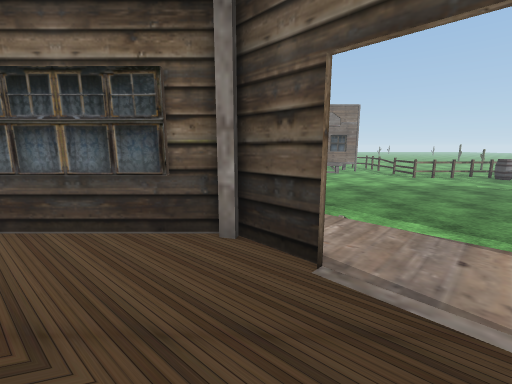
[1] (above)

22 first-person views from a walk through a Unity game level. The camera is 1.2 m above the floor, tilts 10° down and sees 90° across. The floor is counted in squares, 1 m on a side. Each view is taken from the middle of a square. On the plan, view 1 faces up. The plan holds only what a view shows up to about 12 squares ahead; the rest is blank. The place goes on beyond the plan. The player is left out. Door leaves are left out, so doorways stand open. Some surface patterns are stand-ins.

[2]
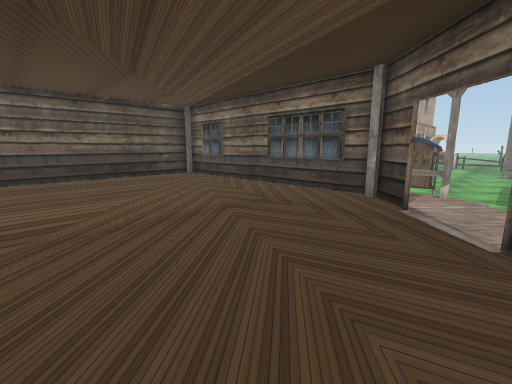

[3]
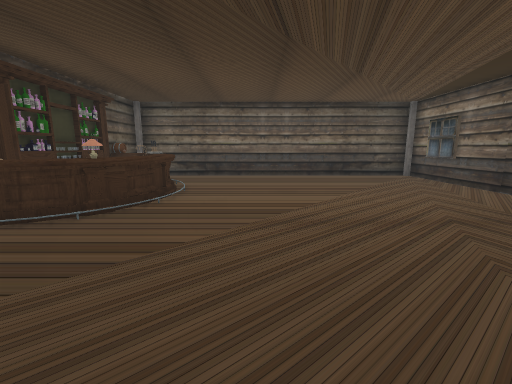

[4]
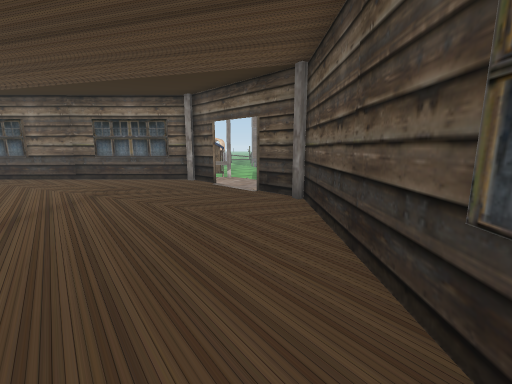

[5]
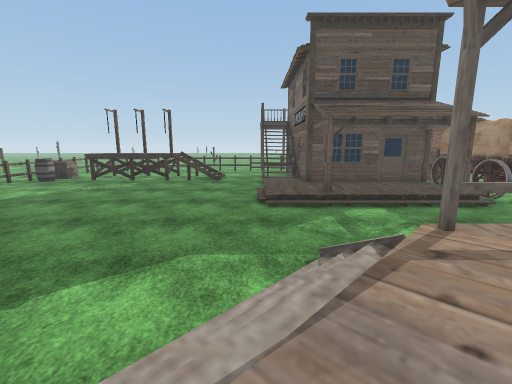

[6]
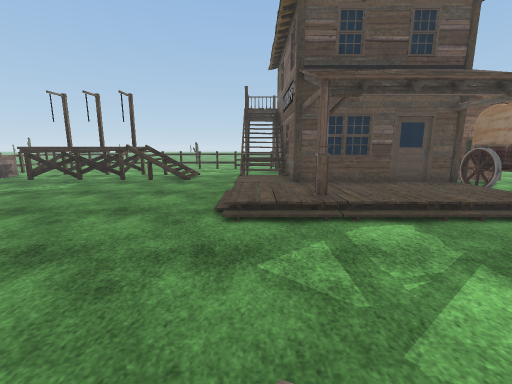

[7]
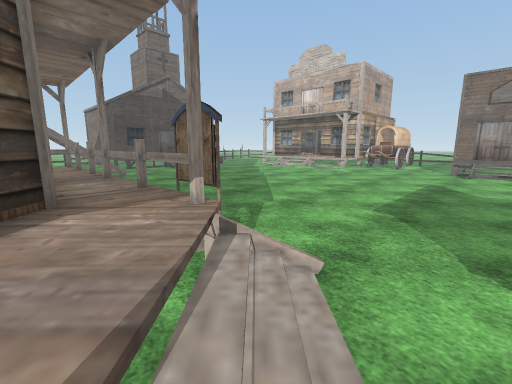

[8]
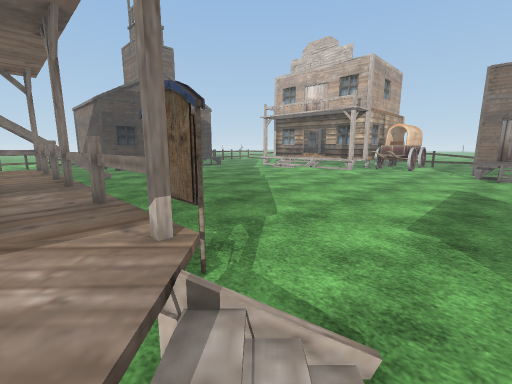

[9]
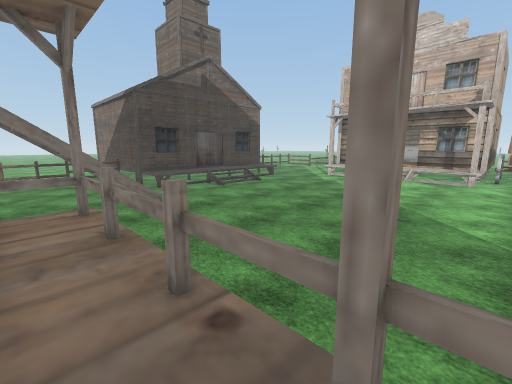

[10]
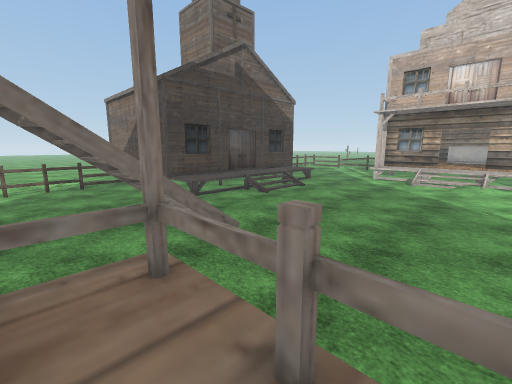

[11]
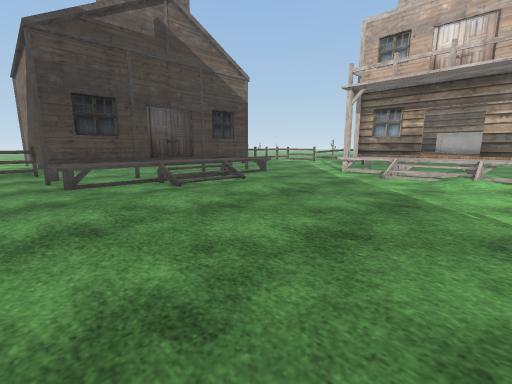

[12]
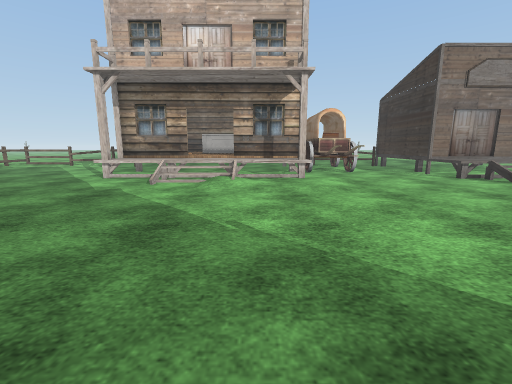

[13]
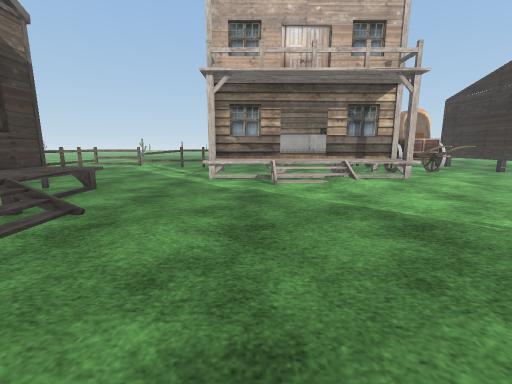

[14]
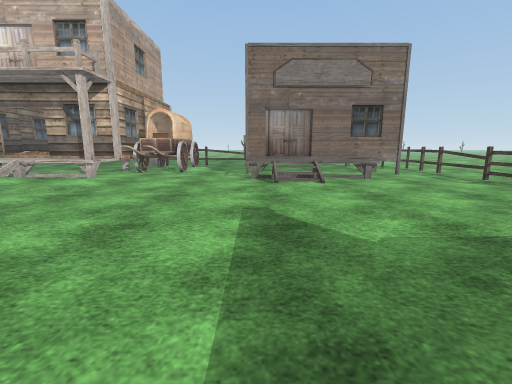

[15]
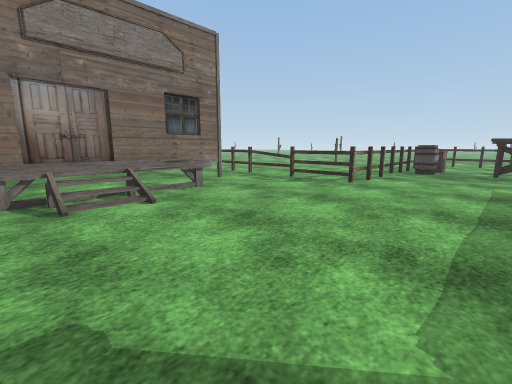

[16]
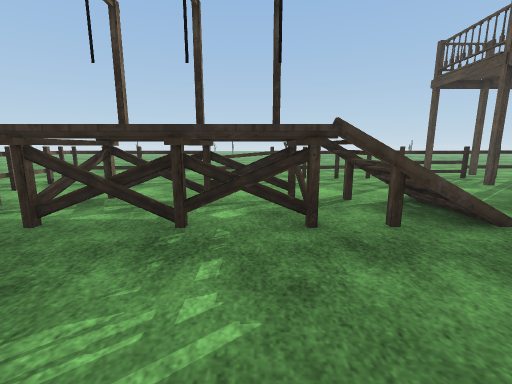

[17]
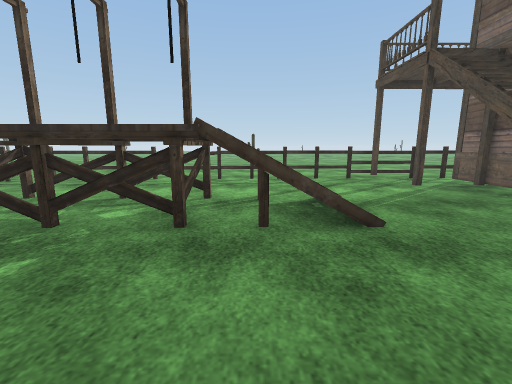

[18]
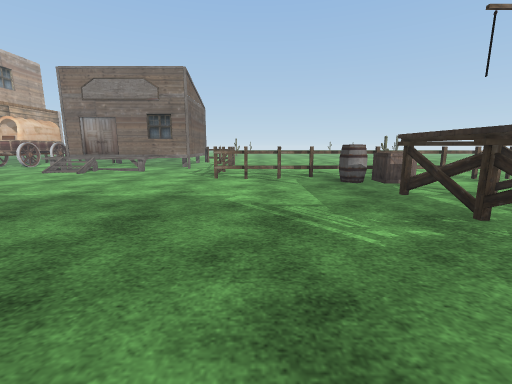

[19]
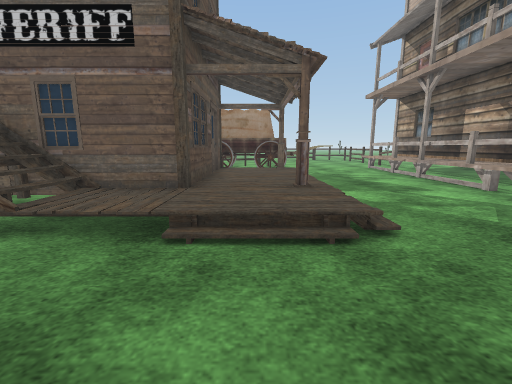

[20]
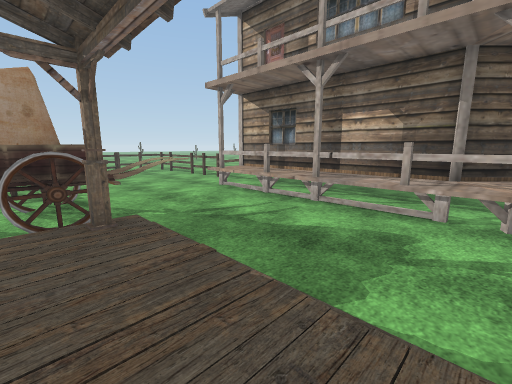

[21]
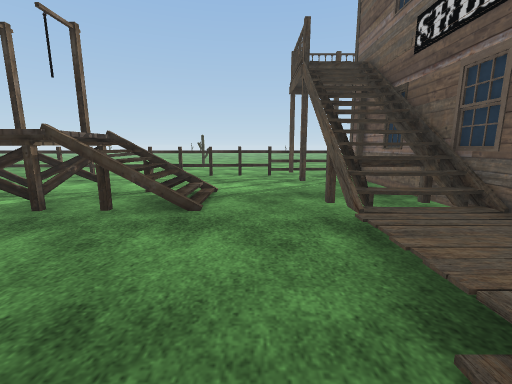

[22]
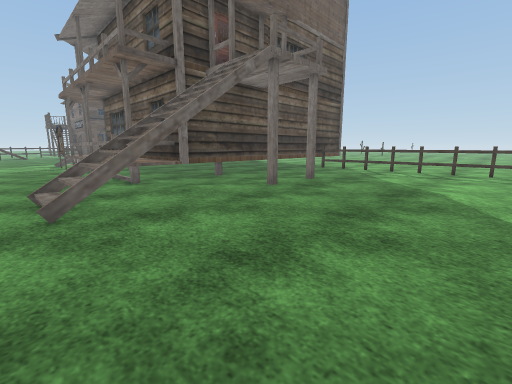

### Floor plan
Key: @ floor where view 1 was taken; # wall or solid block; x gap in a wall; . main floor; : floor 0.25 m higher than the main floor; + floor 0.75 m higher than the main floor; / step, stairs or slope; D open door; = window, fence, low wall or low ledge; ^ raised ledge; v drop or lower ground; H house; B barrel; T thing the floor can be seen under or through; O other object.
Columns run from 20 left of view 1 to 23 right of it. Each row starts with its distance up from view 1.
 22    .....    ++  #OO...#      ...
 21    .....###DDD###OO...HHHHHHH..#.
 20   ......#+++++++#OO...HHHHH....#.
 19   .........///.........//......=....     ..
 18    H........./........../......=....   ....
 17     # .........................############
 16     H .............................B#O....#
 15     # .............................BOO....#
 14       /.............................^^#...#
 13       /.............................^^....#.
 12     H //............................^ ^...#.
 11     H ..............................^^^...#
 10    ## ..............................^^^...#.
  9 ####HH..............................^^^...T.
  8 =...................................//v...T.
  7 =.......=//.........................//=...T.
  6 #.......v//........................././...T.
  5 #.......#//x==========/...................T.
  4 =..........^^+++++++++//......///../v/.#..=.
  3    ........##########DDD//.../::::////....=.
  2    .....#..#++++++++#DDD/O.../:::########.x.
  1    ........#+++++++++DD#+x.../#//#       .#.
  0    .....#..#++++++++@++#+=...////#        #.
 -1    ........#+++++++++++#+=.../:::#
 -2    ........#+++++++++++#+=...////#
 -3    ....... #+++++++++++#+=.../#::#
 -4    ......  #+++++++++++#+=.......#
 -5    .....   #+++^^++++++#+=..OOOOOOO
 -6    ####    #++=====++ +#+=..O#OOOO#

Positions as (right, up) in squares from view 1, and headings:
1: (0, 0), facing up
2: (2, -3), facing up-left
3: (2, -3), facing left
4: (2, -6), facing up
5: (1, 4), facing right
6: (4, 3), facing right
7: (4, 3), facing up-left
8: (3, 4), facing up-left
9: (-3, 4), facing up-left
10: (-6, 4), facing up-left
11: (-6, 8), facing up-left
12: (-6, 10), facing up
13: (-10, 10), facing up
14: (2, 10), facing up
15: (2, 13), facing up-right
16: (12, 10), facing right
17: (12, 8), facing right
18: (12, 7), facing up
19: (11, 7), facing down
20: (11, 1), facing down-left
21: (11, 5), facing right
22: (-17, 8), facing down-right
